Frame 1 (no input): blank canvas, image omitted
Frame 60 (no input): blank canvas, image omitted
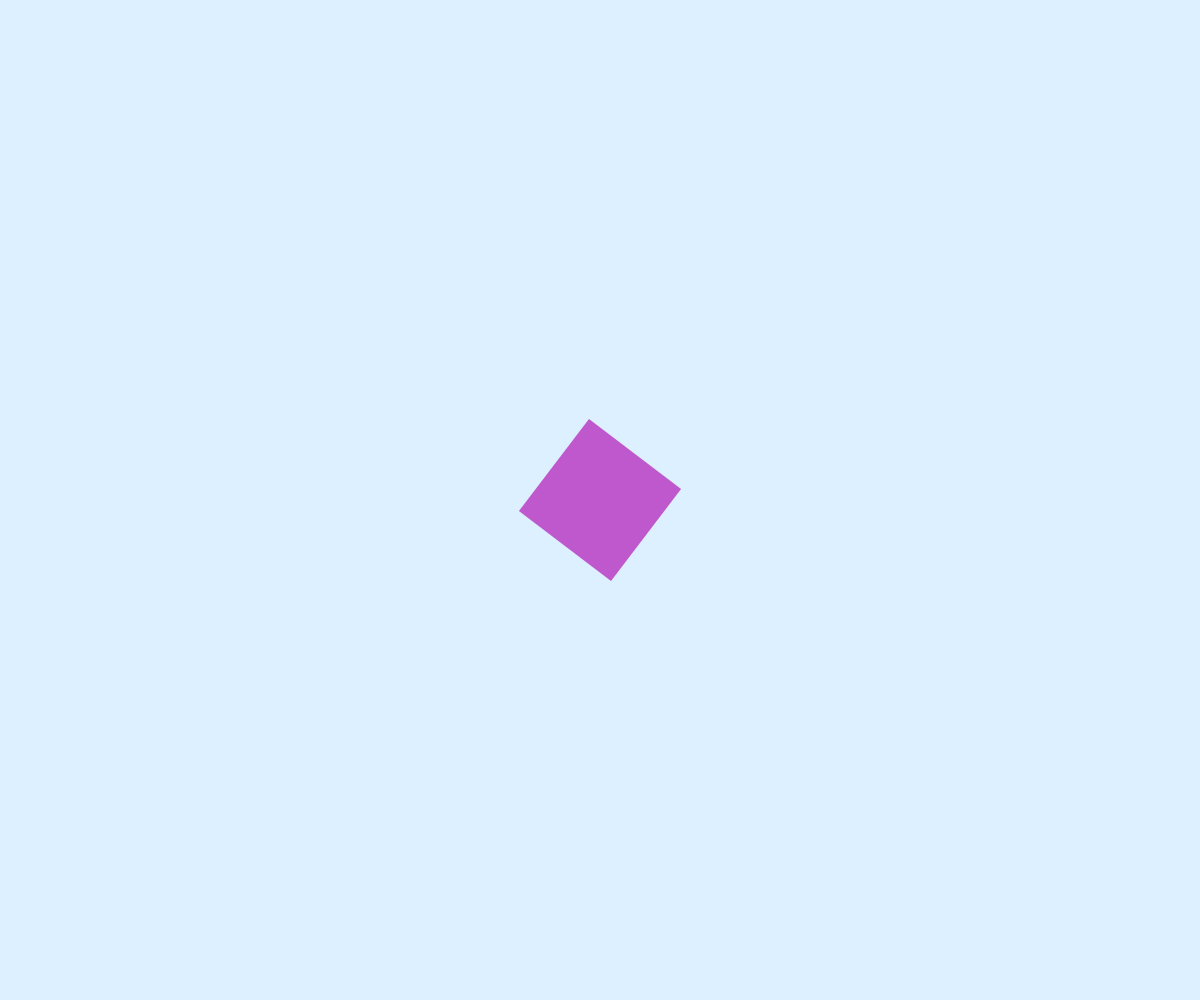
Frame 120 (the mouse pressed at the canvas centre since frame 60)

The p5.js sketch whose frames 1 and 60 were blank and that drew this single picture after the mouse press (run headless with seeded random() and noise() and a simulated clock; from frame 60 on, the mouse is pressed at the canvas centre):

// p5.js sketch
// ── sketch.js
let xPos
let yPos
let size
let angle = 0

function setup() {
    createCanvas(windowWidth, windowHeight);
    background(220, 240, 255);
    xPos = width/2
    yPos = height/2
}  

function draw(){
}

function mousePressed() {
    xPos = mouseX;
    yPos = mouseY;
    let size = random(30, 150);
    let angle = random(PI);

    push();

    translate(xPos, yPos);
    rotate(angle);

    fill(random(255), random(255), random(255));
    noStroke();
    rectMode(CENTER);
    rect(0, 0, size, size);

    pop();
}
